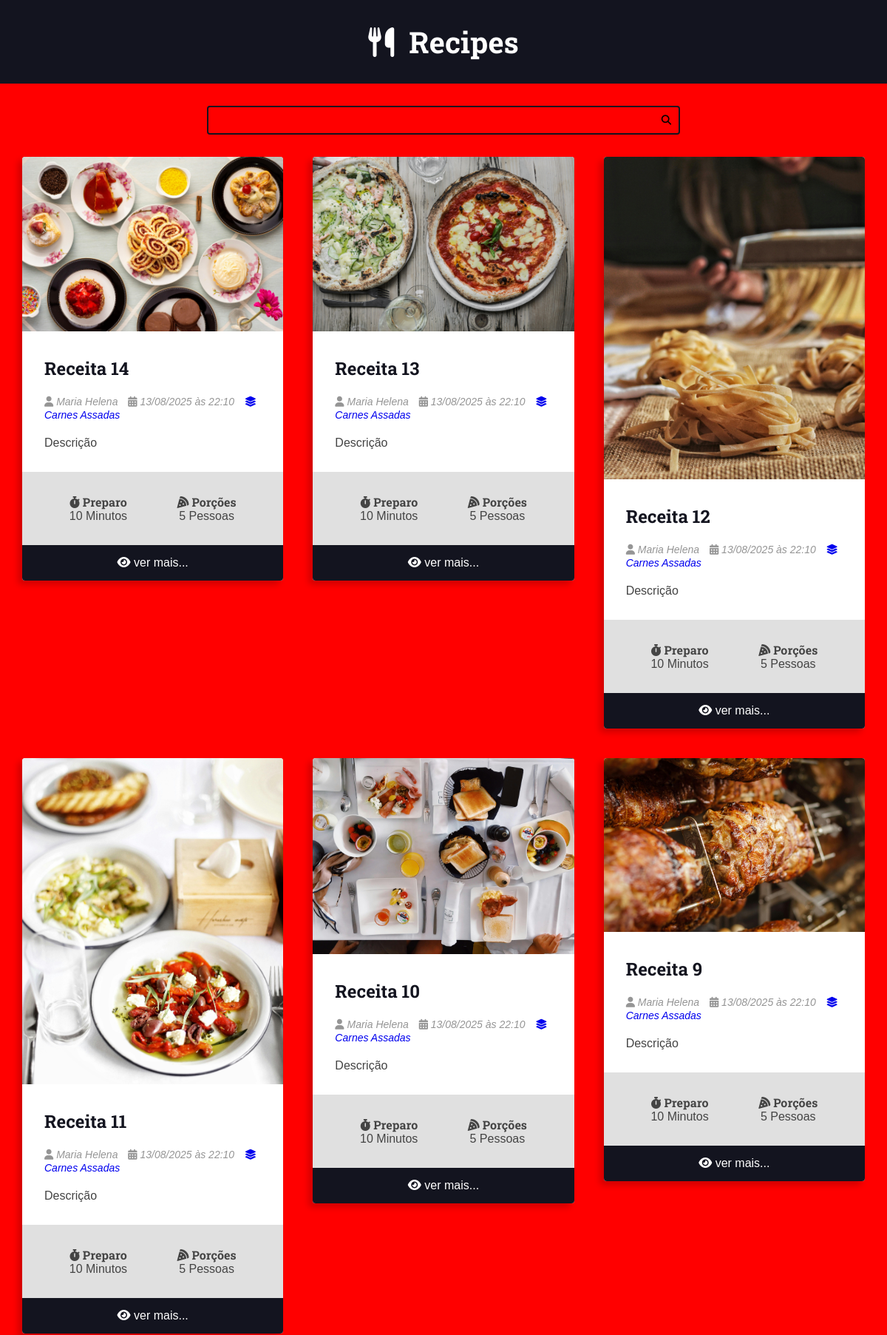
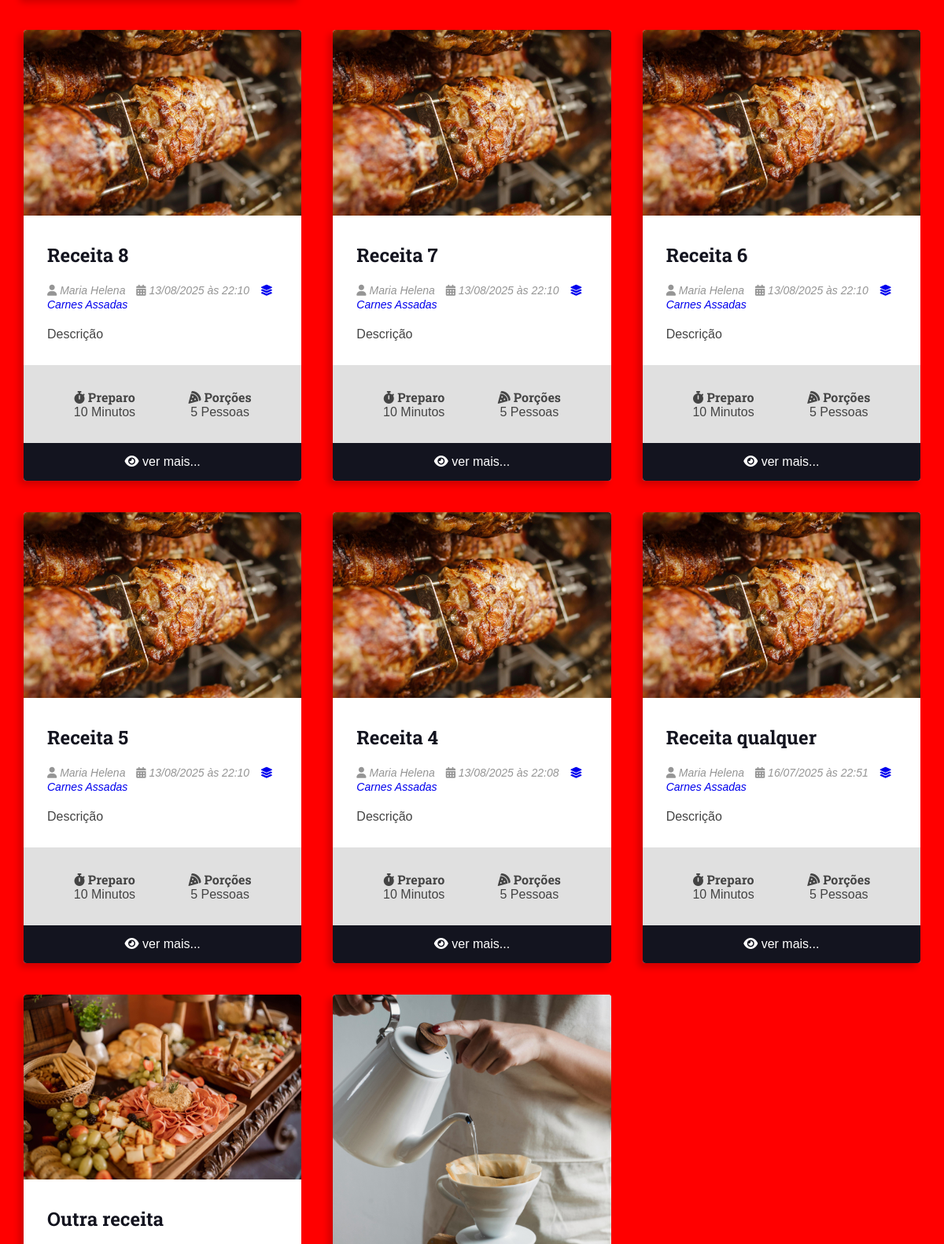
The page / (upper part) on the database its author committed (2 pictures, top to bottom).
### recipes/models.py (models this page shows, shortened)
class Recipe(models.Model):
    title = models.CharField(max_length=65)
    description = models.CharField(max_length=165)
    slug = models.SlugField(unique=True)
    preparation_time = models.IntegerField()
    preparation_time_unit = models.CharField(max_length=65)
    servings = models.IntegerField()
    servings_unit = models.CharField(max_length=65)
    preparation_steps = models.TextField()
    preparation_steps_is_html = models.BooleanField(default=False)
    created_at = models.DateTimeField(auto_now_add=True)
    updated_at = models.DateTimeField(auto_now=True)
    is_published = models.BooleanField(default=False)
    cover = models.ImageField(upload_to='recipes/covers/%Y/%m/%d', blank=True, default='')
    category = models.ForeignKey(
        Category, on_delete=models.SET_NULL, null=True, blank=True,
        default=None,
    )
    author = models.ForeignKey(
        User, on_delete=models.SET_NULL, null=True
    )

class Category(models.Model):
    name = models.CharField(max_length=65)

### recipes/views.py (the view)
# urls.py: 2. Add a URL to urlpatterns:  path('', views.home, name='home')
def home(request):  # noqa: E302
    recipes = Recipe.objects.filter(
        is_published=True,
    ).order_by('-id')
    return render(request, 'recipes/pages/home.html', context={
        'recipes': recipes,
    })

### recipes/templates/recipes/pages/home.html (shortened to what this page needs)
{% extends "global/base.html" %}
{% block content %}
<div class="main-content main-content-list container">
{% for recipe in recipes %}
    {% include "recipes/partials/recipe.html" %}
{% empty %}
    <div class="center m-y">
        <h1>No recipes found here 🥲</h1>
    </div>
{% endfor %}
</div>
{% endblock content %}

### recipes/templates/recipes/partials/recipe.html (shortened to what this page needs)
<div class="recipe recipe-list-item">
    {% if recipe.cover %}
        <div class="recipe-cover">
            <a href="{% url 'recipes:recipe' recipe.id %}">
                <img src="{{recipe.cover.url}}" alt="Temporário">
            </a>
        </div>
    {% endif %}
    <div class="recipe-title-container">
        <h2 class="recipe-title">
            <a href="{% url 'recipes:recipe' recipe.id %}">
                {{recipe.title}}
            </a>
        </h2>
    </div>
    <div class="recipe-author">
        {% if recipe.author is not None %}
            <span class="recipe-author-item">
                <i class="fas fa-user"></i>
                {% if recipe.author.first_name %}
                    {{recipe.author.first_name}} {{recipe.author.last_name}}
                {% else %}
                    {{recipe.author.username}}
                {% endif %}
            </span>
        {% endif %}
        <span class="recipe-author-item">
            <i class="fas fa-calendar-alt"></i>
            {{recipe.created_at|date:"d/m/Y"}} às {{recipe.created_at|date:"H:i"}}
        </span>
        {% if recipe.category is not None %}
            <span class="recipe-author-item">
                <a href="{% url 'recipes:category' recipe.category.id %}">
                    <i class="fas fa-layer-group"></i>
                    <span>{{recipe.category.name}}</span>
                </a>
            </span>
        {% endif %}
    </div>
    <div class="recipe-content">
        <p>{{recipe.description}}</p>
    </div>
    <div class="recipe-meta-container">
        <div class="recipe-meta recipe-preparation">
            <h3 class="recipe-meta-title"><i class="fas fa-stopwatch"></i> Preparo</h3>
            <div class="recipe-meta-text">
                {{recipe.preparation_time}} {{recipe.preparation_time_unit}}
            </div>
        </div>
        <div class="recipe-meta recipe-servings">
            <h3 class="recipe-meta-title"><i class="fas fa-pizza-slice"></i> Porções</h3>
            <div class="recipe-meta-text">
                {{recipe.servings}} {{recipe.servings_unit}}
            </div>
        </div>
    </div>
    {% if is_detail_page is not True %}
        <footer class="recipe-footer">
            <a class="recipe-read-more button button-dark button-full-width" href="{% url 'recipes:recipe' recipe.id %}">
                <i class="fas fa-eye"></i>
                <span>ver mais...</span>
            </a>
        </footer>
    {% endif %}
</div>

### recipes/static/recipes/css/styles.css (style rules this page uses)
:root { --color-primary: #269fe6; --color-primary-hover: #2086c2; --color-primary-dark: #13141f; --color-primary-dark-hover: #212336; --color-primary-light: #d4ecfa; --color-primary-light-hover: #bdd8e7; --color-white: #fff; --color-black: #000; --color-dark-text: #444; --color-info-light: #cce5ff; --color-debug-light: #cce5ff; --color-success-light: #d4edda; --color-alert-light: #fff3cd; --color-warning-light: #fff3cd; --color-error-light: #f8d7da; --color-info-dark: #4d86c4; --color-debug-dark: #4d86c4; --color-success-dark: #4a9c5d; --color-alert-dark: #927f40; --color-warning-dark: #927f40; --color-error-dark: #da525d; --color-gray-0: #f9f9f9; --color-gray-1: #e0e0e0; --color-gray-2: #c7c7c7; --color-gray-3: #aeaeae; --color-gray-4: #959595; --color-gray-5: #7d7d7d; --color-gray-6: #646464; --color-gray-7: #4b4b4b; --color-gray-8: #323232; --color-gray-9: #191919; --font-primary: sans-serif; --font-headings: 'Roboto Slab', serif; --spacing-gutter-medium: 3rem; --spacing-gutter-large: 4rem; }
* { padding: 0; margin: 0; box-sizing: border-box; }
html { font-size: 62.5%; }
body { font-size: 1.6rem; font-family: var(--font-primary); background: var(--color-gray-1); color: var(--color-dark-text); }
h1, h2, h3, h4, h5, h6 { font-family: var(--font-headings); }
.container { max-width: 144rem; margin: 0 auto; padding: var(--spacing-gutter-medium); }
.main-content { padding-top: 0; }
.main-content-list { display: grid; grid-template-columns: repeat(auto-fit, minmax(340px, 1fr)); gap: var(--spacing-gutter-large); }
.recipe { background: var(--color-white); box-shadow: -5px 5px 10px rgba(0,0,0,.2); transform: scale(1); transition: all 300ms ease-in-out; border-radius: .4rem; overflow: hidden; }
.recipe img { max-width: 100%; }
.recipe-list-item { max-width: 64rem; height: fit-content; }
.recipe-title-container { padding: var(--spacing-gutter-medium); padding-bottom: 2rem; }
.recipe-title-container a { text-decoration: none; color: var(--color-primary-dark); }
.recipe-author { padding: 0 var(--spacing-gutter-medium); }
.recipe-content { padding: var(--spacing-gutter-medium); padding-top: 2rem; }
.recipe-author-item { color: var(--color-gray-4); margin-right: 1rem; font-style: italic; font-size: 1.4rem; }
.recipe-author a { color: var(-color-primary); transition: all 300ms ease-in-out; text-decoration: none; }
.recipe-meta-container { display: flex; flex-flow: row wrap; padding: var(--spacing-gutter-medium); background: var(--color-gray-1); }
.recipe-meta { display: flex; flex-flow: column nowrap; flex-shrink: 1; flex-grow: 1; text-align: center; }
.recipe-meta-title { font-size: 1.6rem; }
.recipe-footer a { background: var(--color-primary-dark); display: block; color: var(--color-white); text-decoration: none; text-align: center; padding: 1.5rem var(--spacing-gutter-medium); transition: all 300ms ease-in-out; }

### static/global/css/global-style.css (style rules this page uses)
body { background: red; }

### rows shown on the page
Recipe: cover (picture), title "Receita 14", author.first_name "Maria", author.last_name "Helena", created_at "13/08/2025", created_at "22:10", category.name "Carnes Assadas", description "Descrição", preparation_time "10", preparation_time_unit "Minutos", servings "5", servings_unit "Pessoas", shows "ver mais..."
Recipe: cover (picture), title "Receita 13", author.first_name "Maria", author.last_name "Helena", created_at "13/08/2025", created_at "22:10", category.name "Carnes Assadas", description "Descrição", preparation_time "10", preparation_time_unit "Minutos", servings "5", servings_unit "Pessoas", shows "ver mais..."
Recipe: cover (picture), title "Receita 12", author.first_name "Maria", author.last_name "Helena", created_at "13/08/2025", created_at "22:10", category.name "Carnes Assadas", description "Descrição", preparation_time "10", preparation_time_unit "Minutos", servings "5", servings_unit "Pessoas", shows "ver mais..."
Recipe: cover (picture), title "Receita 11", author.first_name "Maria", author.last_name "Helena", created_at "13/08/2025", created_at "22:10", category.name "Carnes Assadas", description "Descrição", preparation_time "10", preparation_time_unit "Minutos", servings "5", servings_unit "Pessoas", shows "ver mais..."
Recipe: cover (picture), title "Receita 10", author.first_name "Maria", author.last_name "Helena", created_at "13/08/2025", created_at "22:10", category.name "Carnes Assadas", description "Descrição", preparation_time "10", preparation_time_unit "Minutos", servings "5", servings_unit "Pessoas", shows "ver mais..."
Recipe: cover (picture), title "Receita 9", author.first_name "Maria", author.last_name "Helena", created_at "13/08/2025", created_at "22:10", category.name "Carnes Assadas", description "Descrição", preparation_time "10", preparation_time_unit "Minutos", servings "5", servings_unit "Pessoas", shows "ver mais..."
Recipe: cover (picture), title "Receita 8", author.first_name "Maria", author.last_name "Helena", created_at "13/08/2025", created_at "22:10", category.name "Carnes Assadas", description "Descrição", preparation_time "10", preparation_time_unit "Minutos", servings "5", servings_unit "Pessoas", shows "ver mais..."
Recipe: cover (picture), title "Receita 7", author.first_name "Maria", author.last_name "Helena", created_at "13/08/2025", created_at "22:10", category.name "Carnes Assadas", description "Descrição", preparation_time "10", preparation_time_unit "Minutos", servings "5", servings_unit "Pessoas", shows "ver mais..."
Recipe: cover (picture), title "Receita 6", author.first_name "Maria", author.last_name "Helena", created_at "13/08/2025", created_at "22:10", category.name "Carnes Assadas", description "Descrição", preparation_time "10", preparation_time_unit "Minutos", servings "5", servings_unit "Pessoas", shows "ver mais..."
Recipe: cover (picture), title "Receita 5", author.first_name "Maria", author.last_name "Helena", created_at "13/08/2025", created_at "22:10", category.name "Carnes Assadas", description "Descrição", preparation_time "10", preparation_time_unit "Minutos", servings "5", servings_unit "Pessoas", shows "ver mais..."
Recipe: cover (picture), title "Receita 4", author.first_name "Maria", author.last_name "Helena", created_at "13/08/2025", created_at "22:08", category.name "Carnes Assadas", description "Descrição", preparation_time "10", preparation_time_unit "Minutos", servings "5", servings_unit "Pessoas", shows "ver mais..."
Recipe: cover (picture), title "Receita qualquer", author.first_name "Maria", author.last_name "Helena", created_at "16/07/2025", created_at "22:51", category.name "Carnes Assadas", description "Descrição", preparation_time "10", preparation_time_unit "Minutos", servings "5", servings_unit "Pessoas", shows "ver mais..."
Recipe: cover (picture), title "Outra receita"
Recipe: cover (picture)
